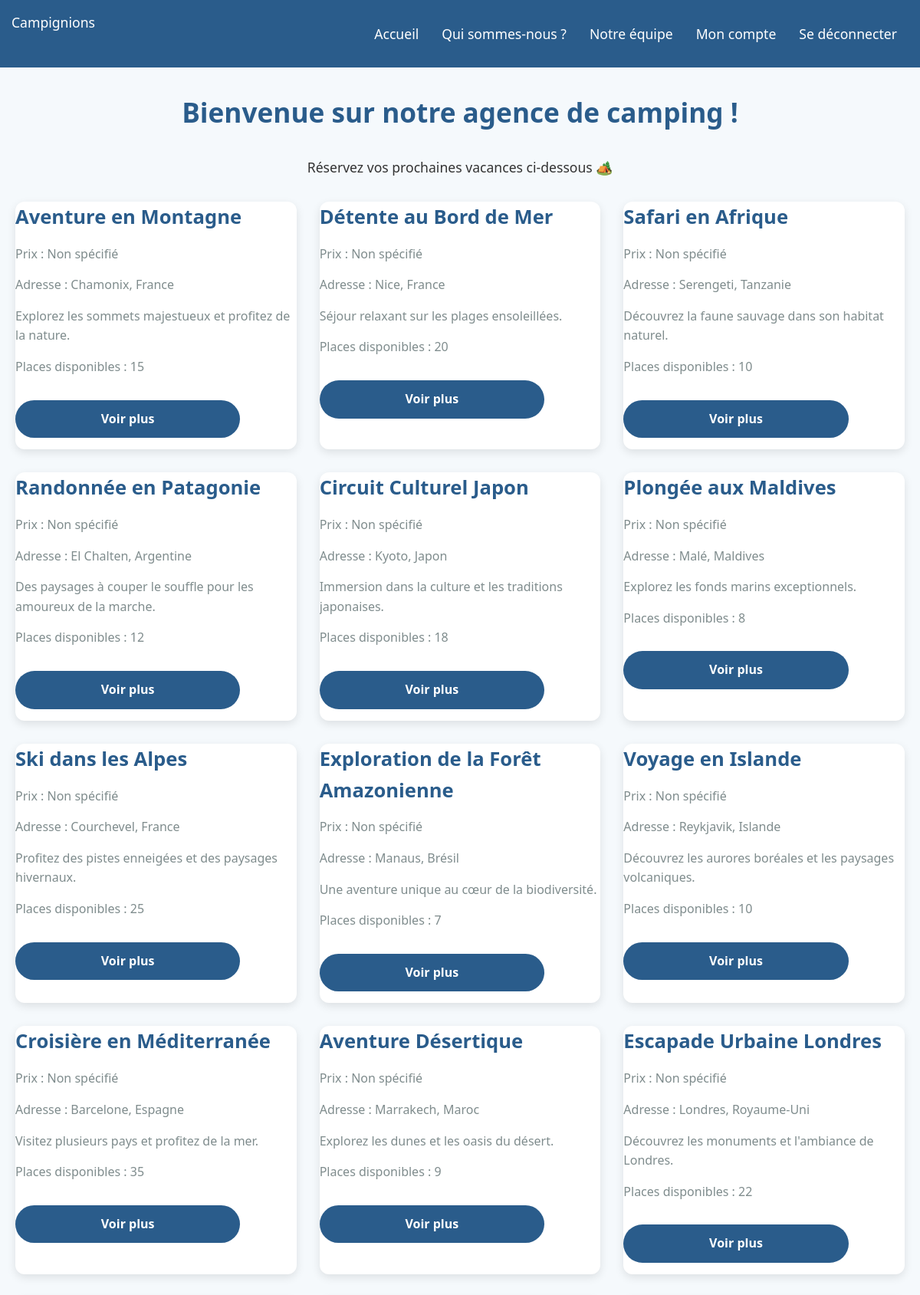
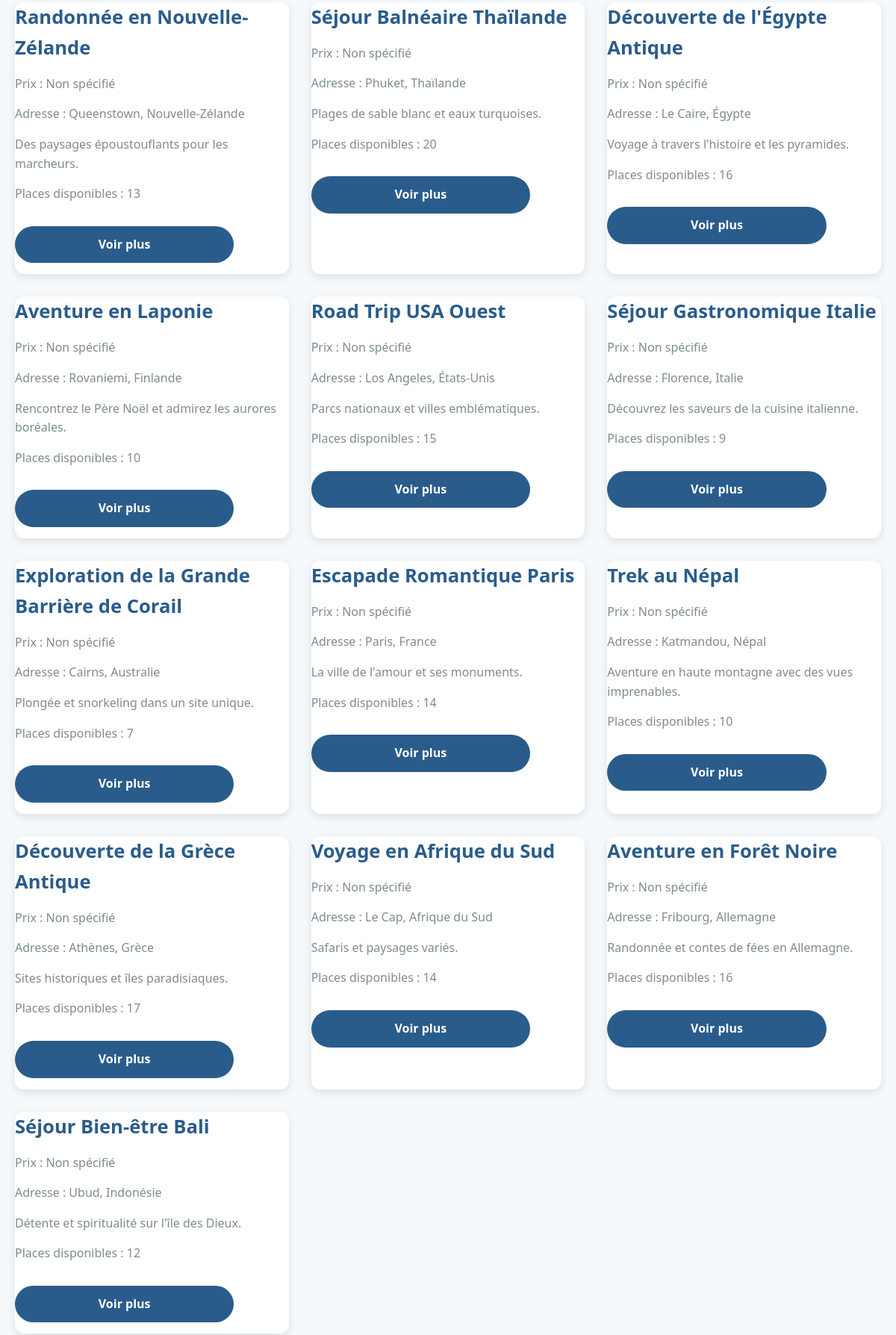
Page / (signed in, upper part) on the committed database (2 pictures, top to bottom).
### tables this page shows
CREATE TABLE offre_sejour (
    id_offre INT PRIMARY KEY,
    titre VARCHAR(255),
    description TEXT,
    lieu VARCHAR(255),
    pays VARCHAR(100),
    date_debut DATE,
    date_fin DATE,
    capacite INT,
    places_disponibles INT,
    statut VARCHAR(50),
    photo_principale VARCHAR(255),
    type_hebergement VARCHAR(100)
);

### index.php (called while the page is built, shortened)
<?php
require_once("Config/connectDataBase.php");
require_once("Controllers/indexController.php");

### Models/travailModel.php (called while the page is built, shortened)
<?php
function getOffres($pdo) {
    $query = "
       SELECT * FROM offre_sejour";
    try {
        $stmt = $pdo->query($query);
        $offres = $stmt->fetchAll(PDO::FETCH_ASSOC);
        return $offres;
    } catch (PDOException $e) {
        echo "Erreur lors de la récupération des offres : " . $e->getMessage();
        return [];
    }
}

### Views/pageAccueil.php (the view)
<h1>Bienvenue sur notre agence de camping !</h1>
<p>Réservez vos prochaines vacances ci-dessous 🏕️</p>
<div class="cards-container">
    <?php foreach ($offres as $offre): ?>
        <div class="card">
            <h2><?php echo  $offre['titre']; ?></h2>
            <p>
                Prix :
                <?php echo isset($offre['prix_par_nuit']) ? $offre['prix_par_nuit'] . '€/nuit' : 'Non spécifié'; ?>
            </p>
            <p>Adresse : <?php echo $offre['lieu'] . ', ' . $offre['pays']; ?></p>
            <p><?php echo $offre['description']; ?></p>
            <p>Places disponibles : <?php echo $offre['places_disponibles']; ?></p>
            <?php if ($offre['places_disponibles'] > 0): ?>
                <?php if (isset($_SESSION["user"])): ?>
                    <a href="reserver?offre_id=<?php echo $offre['id_offre']; ?>" class="btn btn-primary">Voir plus</a>
                <?php else: ?>
                    <p class="warning">Connectez-vous pour réserver.</p>
                <?php endif; ?>
            <?php else: ?>
                <p class="warning">Désolé, cette offre est complète.</p>
            <?php endif; ?>
        </div>
    <?php endforeach; ?>
</div>

### Assets/Css/base.css (style rules this page uses)
:root { --primary-color: #2a5c8b; --secondary-color: #e74c3c; --accent-color: #f39c12; --light-color: #f5f9fc; --dark-color: #2c3e50; --text-color: #333; --border-radius: 8px; --box-shadow: 0 5px 15px rgba(0, 0, 0, 0.1); --transition: all 0.3s ease; }
* { margin: 0; padding: 0; box-sizing: border-box; }
html, body { width: 100%; height: 100%; font-family: 'Segoe UI', Tahoma, Geneva, Verdana, sans-serif; background-color: #f5f9fc; color: #333; line-height: 1.6; min-height: 100vh; overflow-x: hidden; }
h1, h2, h3 { color: var(--primary-color); }
h1 { text-align: center; margin: 30px 0; font-size: 2.2em; }
h2 { margin-bottom: 20px; }
p { text-align: center; font-size: 1.1em; margin-bottom: 30px; }
a { color: var(--primary-color); text-decoration: none; }
.cards-container { display: grid; grid-template-columns: repeat(auto-fill, minmax(300px, 1fr)); gap: 30px; margin: 30px auto; max-width: 1200px; }
.card { background: white; border-radius: 12px; box-shadow: 0 4px 12px rgba(0, 0, 0, 0.1); overflow: hidden; transition: all 0.3s ease; }
.card h2 { color: var(--primary-color); margin: 0 0 15px 0; font-size: 1.6rem; }
.card p { text-align: left; color: #7f8c8d; margin: 0 0 15px 0; font-size: 1rem; }
.btn { padding: 10px 20px; border: none; border-radius: 4px; cursor: pointer; font-weight: bold; text-decoration: none; display: inline-block; text-align: center; transition: all 0.3s ease; }
.btn-primary { background-color: var(--primary-color); color: white; padding: 12px 0; margin: 15px auto; border-radius: 30px; width: 80%; font-size: 16px; }

### rows in the picture
offre_sejour: titre "Aventure en Montagne", lieu "Chamonix", pays "France", description "Explorez les sommets majestueux et profitez de la nature.", places_disponibles "15"
offre_sejour: titre "Détente au Bord de Mer", lieu "Nice", pays "France", description "Séjour relaxant sur les plages ensoleillées.", places_disponibles "20"
offre_sejour: titre "Safari en Afrique", lieu "Serengeti", pays "Tanzanie", description "Découvrez la faune sauvage dans son habitat naturel.", places_disponibles "10"
offre_sejour: titre "Randonnée en Patagonie", lieu "El Chalten", pays "Argentine", description "Des paysages à couper le souffle pour les amoureux de la marche.", places_disponibles "12"
offre_sejour: titre "Circuit Culturel Japon", lieu "Kyoto", pays "Japon", description "Immersion dans la culture et les traditions japonaises.", places_disponibles "18"
offre_sejour: titre "Plongée aux Maldives", lieu "Malé", pays "Maldives", description "Explorez les fonds marins exceptionnels.", places_disponibles "8"
offre_sejour: titre "Ski dans les Alpes", lieu "Courchevel", pays "France", description "Profitez des pistes enneigées et des paysages hivernaux.", places_disponibles "25"
offre_sejour: titre "Exploration de la Forêt Amazonienne", lieu "Manaus", pays "Brésil", description "Une aventure unique au cœur de la biodiversité.", places_disponibles "7"
offre_sejour: titre "Voyage en Islande", lieu "Reykjavik", pays "Islande", description "Découvrez les aurores boréales et les paysages volcaniques.", places_disponibles "10"
offre_sejour: titre "Croisière en Méditerranée", lieu "Barcelone", pays "Espagne", description "Visitez plusieurs pays et profitez de la mer.", places_disponibles "35"
offre_sejour: titre "Aventure Désertique", lieu "Marrakech", pays "Maroc", description "Explorez les dunes et les oasis du désert.", places_disponibles "9"
offre_sejour: titre "Escapade Urbaine Londres", lieu "Londres", pays "Royaume-Uni", description "Découvrez les monuments et l'ambiance de Londres.", places_disponibles "22"
offre_sejour: titre "Randonnée en Nouvelle-Zélande", lieu "Queenstown", pays "Nouvelle-Zélande", description "Des paysages époustouflants pour les marcheurs.", places_disponibles "13"
offre_sejour: titre "Séjour Balnéaire Thaïlande", lieu "Phuket", pays "Thaïlande", description "Plages de sable blanc et eaux turquoises.", places_disponibles "20"
offre_sejour: titre "Découverte de l'Égypte Antique", lieu "Le Caire", pays "Égypte", description "Voyage à travers l'histoire et les pyramides.", places_disponibles "16"
offre_sejour: titre "Aventure en Laponie", lieu "Rovaniemi", pays "Finlande", description "Rencontrez le Père Noël et admirez les aurores boréales.", places_disponibles "10"
offre_sejour: titre "Road Trip USA Ouest", lieu "Los Angeles", pays "États-Unis", description "Parcs nationaux et villes emblématiques.", places_disponibles "15"
offre_sejour: titre "Séjour Gastronomique Italie", lieu "Florence", pays "Italie", description "Découvrez les saveurs de la cuisine italienne.", places_disponibles "9"
offre_sejour: titre "Exploration de la Grande Barrière de Corail", lieu "Cairns", pays "Australie", description "Plongée et snorkeling dans un site unique.", places_disponibles "7"
offre_sejour: titre "Escapade Romantique Paris", lieu "Paris", pays "France", description "La ville de l'amour et ses monuments.", places_disponibles "14"
offre_sejour: titre "Trek au Népal", lieu "Katmandou", pays "Népal", description "Aventure en haute montagne avec des vues imprenables.", places_disponibles "10"
offre_sejour: titre "Découverte de la Grèce Antique", lieu "Athènes", pays "Grèce", description "Sites historiques et îles paradisiaques.", places_disponibles "17"
offre_sejour: titre "Voyage en Afrique du Sud", lieu "Le Cap", pays "Afrique du Sud", description "Safaris et paysages variés.", places_disponibles "14"
offre_sejour: titre "Aventure en Forêt Noire", lieu "Fribourg", pays "Allemagne", description "Randonnée et contes de fées en Allemagne.", places_disponibles "16"
offre_sejour: titre "Séjour Bien-être Bali", lieu "Ubud", pays "Indonésie", description "Détente et spiritualité sur l'île des Dieux.", places_disponibles "12"
